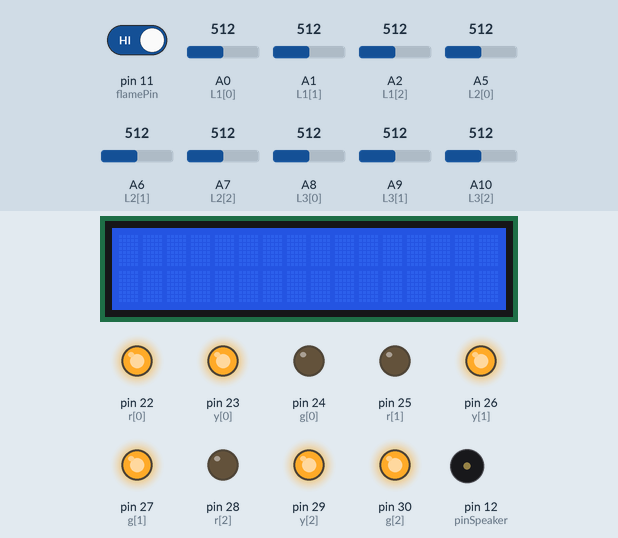
This sketch was run on a simulated Arduino Mega 2560, built with avr-gcc and run on an emulated ATmega2560. Parts: 16×2 character LCD, output pins drawn as LEDs (lit = HIGH), buzzer (waves = sounding). The inputs (shaded band) are chosen by the test bench; at power-on: A0 (L1[0]) = 512, pin 11 (flamePin) HIGH, A1 (L1[1]) = 512, A2 (L1[2]) = 512, A5 (L2[0]) = 512, A6 (L2[1]) = 512, A7 (L2[2]) = 512, A8 (L3[0]) = 512, A9 (L3[1]) = 512, A10 (L3[2]) = 512. What the sketch prints to the serial monitor is not drawn.

Above: at 1.2 s.
1.3 s: A0 (L1[0]) set to 52
4.3 s: A0 (L1[0]) set to 46
At 4.7 s:
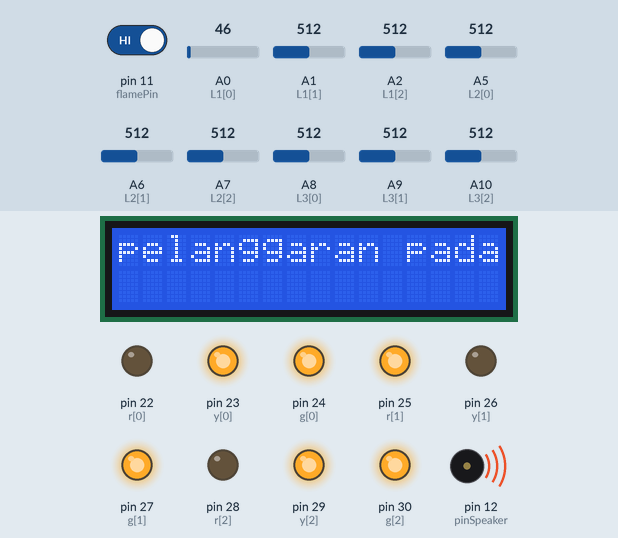
5.8 s: pin 11 (flamePin) driven LOW
At 6.5 s:
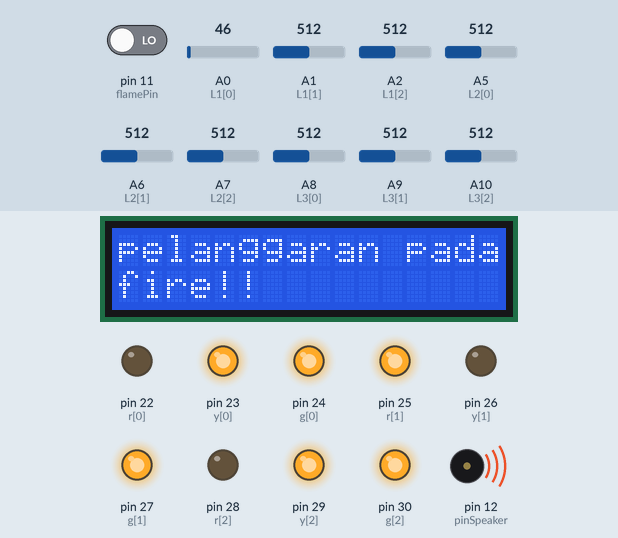
7.3 s: A0 (L1[0]) set to 306
At 10.2 s:
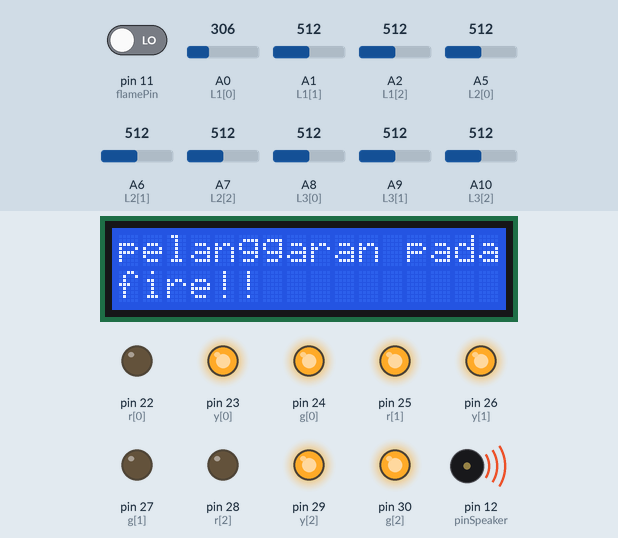
10.3 s: pin 11 (flamePin) driven HIGH
At 11.9 s:
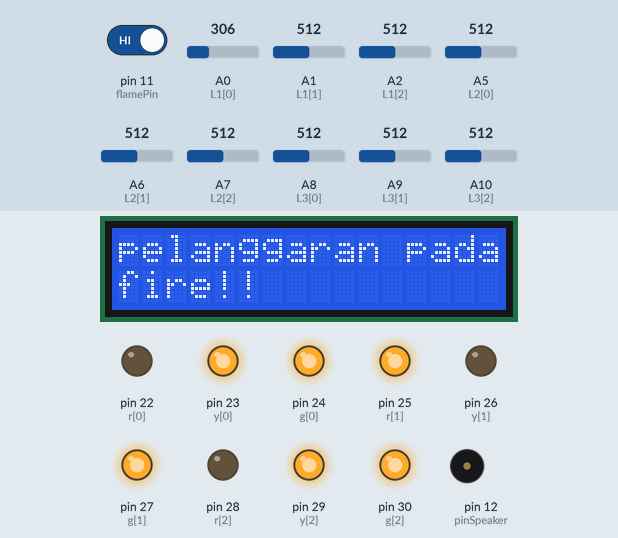
13.3 s: A1 (L1[1]) set to 53
16.3 s: A1 (L1[1]) set to 47
At 17.2 s:
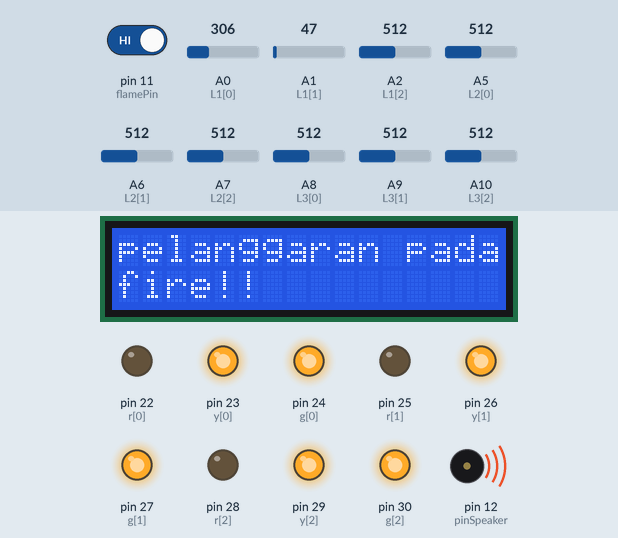
Timing chart, 0 to 46.9 s (numbered marks = the images above; inputs shaded):
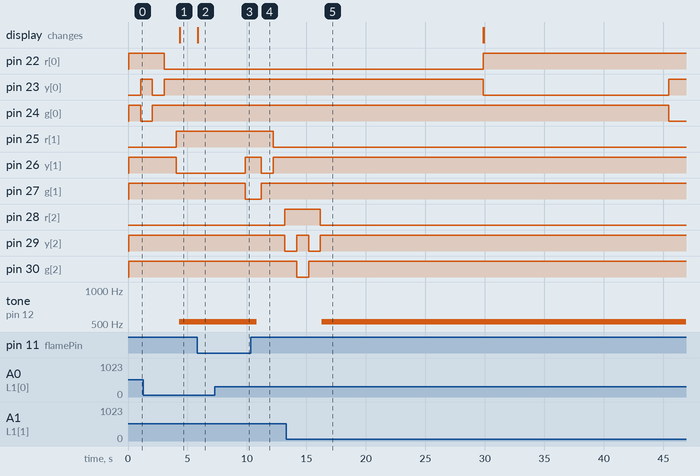

The sketch:

Final_KP_lampu_lalulintas.ino
```cpp
#include <Wire.h>
#include <LiquidCrystal_I2C.h>
//sad = a4
//scl = a5
//LiquidCrystal_I2C lcd(0x27 , 2, 1, 0, 4, 5, 6, 7, 3, POSITIVE);
LiquidCrystal_I2C lcd(0x3F , 2, 1, 0, 4, 5, 6, 7, 3, POSITIVE);


#define NOTE_C5 523//DO
const int pinSpeaker = 12;

//flame
const int flamePin = 11;
int Flame = HIGH;


const int r[4] = {22,25,28};
const int y[4] = {23,26,29};
const int g[4] = {24,27,30};

//light detector
byte L1[]={A0,A1,A2};
byte L2[]={A5,A6,A7};
byte L3[]={A8,A9,A10};

int L1Temp[3];
int L2Temp[3];
int L3Temp[3];

int time1=500;
//di relay nya,, kalo pin obengnya ngadep kita,, yg dipake tu yg 2 dari kiri
void setup() {
  pinMode(flamePin, INPUT);
  pinMode(pinSpeaker,OUTPUT);
lcd.begin(16, 2);
  Serial.begin(9600);
 for (int i = 0; i < 3; i++) {
    pinMode(r[i], OUTPUT);
      digitalWrite(r[i], HIGH);
    pinMode(y[i], OUTPUT);
      digitalWrite(y[i], HIGH);
    pinMode(g[i], OUTPUT);
      digitalWrite(g[i], HIGH);

    L1Temp[i]=analogRead(L1[i]);
    L2Temp[i]=analogRead(L2[i]);
    L3Temp[i]=analogRead(L3[i]);

  }
}
void loop() {
        turnOn(0, 1, 2);
        turnOn(1, 0, 2);
        turnOn(2, 0, 1);
        lcd.clear();

}

void checkTrafic(int i,int j, int k){
      //flame
       Flame = digitalRead(flamePin);
        if (Flame== LOW)
        {
                lcd.setCursor(0, 1);
                lcd.print("fire!! ");
          tone(pinSpeaker,NOTE_C5,500);
        }


      //for light
      for(int q=0;q<3;q++){

          L1Temp[q]=analogRead(L1[q]);
          L2Temp[q]=analogRead(L2[q]);
          L3Temp[q]=analogRead(L3[q]);
        if(q!=i){
            if(L1Temp[q]<50){

                tone(pinSpeaker,NOTE_C5,500);
                Serial.println("pelanggaran pada simpang " );
                Serial.println(q+1);
                lcd.setCursor(0, 0);
                lcd.print("pelanggaran pada ");
                lcd.print(q+1);
                break;
              }
            if(L2Temp[q]<50){
                tone(pinSpeaker,NOTE_C5,500);
                Serial.println("pelanggaran pada simpang " );
                Serial.println(q+4);
                lcd.setCursor(0, 0);
                lcd.print("pelanggaran pada ");
                lcd.print(q+4);

                break;
              }
            if(L3Temp[q]<50){
                tone(pinSpeaker,NOTE_C5,500);
                Serial.println("pelanggaran pada simpang " );
                Serial.println(q+7);
                lcd.setCursor(0, 0);
                lcd.print("pelanggaran pada ");
                lcd.print(q+7);

                break;
              }
          }
        }

  }

void turnOn(int i, int j, int k){
   for (int a = 0; a < 3 ; a++) {
    if (a != i) {
      digitalWrite(r[j], 0);
      digitalWrite(r[k], 0);
    }
  }
  digitalWrite(r[i], 1); // 0 itu nyala // 1 mati
  digitalWrite(y[i], 0); // 0 itu nyala // 1 mati
  for(int p=0;p<time1;p++){delay(1);checkTrafic(i,j,k);}
//delay(1000);

  digitalWrite(y[i], 1); // 0 itu nyala // 1 mati
  digitalWrite(g[i], 0); // 0 itu nyala // 1 mati
  for(int p=0;p<time1;p++){delay(1);checkTrafic(i,j,k);}
//delay(1000);

  digitalWrite(g[i], 1); // 0 itu nyala // 1 mati
  digitalWrite(y[i], 0); // 0 itu nyala // 1 mati
  for(int p=0;p<time1;p++){delay(1);checkTrafic(i,j,k);}
//delay(1000);
  digitalWrite(y[i], 1); // 0 itu nyala // 1 mati
  digitalWrite(r[i], 0); // 0 itu nyala // 1 mati
  for(int p=0;p<time1;p++){delay(1);checkTrafic(i,j,k);}
//  delay(1000);
  }
```

Measured:
- the behaviour switches between 50 and 49 on A0 (L1[0]) (found by bisection; images 0 and 1)
- the behaviour switches between 50 and 49 on A1 (L1[1]) (found by bisection; images 4 and 5)
- after the input at 4.3 s, pin 26 (y[1]): stays LOW (without the input it goes to HIGH after 0.74 s); pin 27 (g[1]): stays HIGH (without the input it goes to LOW after 0.74 s); tone on pin 12 (pinSpeaker): silent → 523 Hz at once; the display: changes after 0.06 s (image 1)
- after the input at 5.8 s, the display: changes at once (image 2)
- after the input at 7.3 s, pin 26 (y[1]): LOW → HIGH after 2.5 s; pin 27 (g[1]): HIGH → LOW after 2.5 s
- after the input at 10.3 s, pin 25 (r[1]): HIGH → LOW after 1.9 s; pin 26 (y[1]): HIGH → LOW after 0.90 s, → HIGH 0.99 s later; pin 27 (g[1]): LOW → HIGH after 0.90 s; pin 28 (r[2]): LOW → HIGH after 2.9 s; pin 29 (y[2]): HIGH → LOW after 2.9 s
- after the input at 16.3 s, pin 25 (r[1]), pin 28 (r[2]): stops changing and stays LOW; pin 26 (y[1]), pin 27 (g[1]), pin 29 (y[2]), pin 30 (g[2]): stops changing and stays HIGH; tone on pin 12 (pinSpeaker): silent → 523 Hz at once
